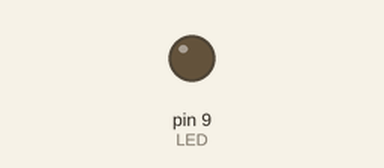
Bench run of a sketch on a simulated Arduino Uno, built with avr-gcc and run on an emulated ATmega328P. Shown: output pins drawn as LEDs (lit = HIGH).

Above: at 0.05 s.
At 0.85 s:
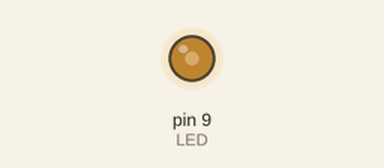
At 1.7 s:
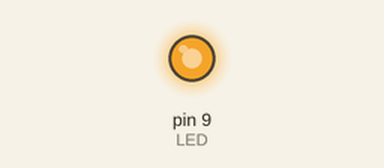
At 3.4 s:
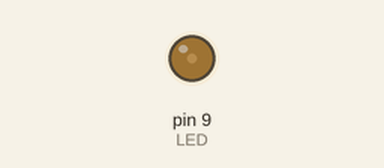
Timing chart, 0 to 8.5 s (numbered marks = the images above):
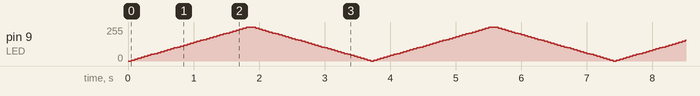

The sketch:

arduino_fade.ino
```cpp
int LED = 9;
int brightness = 0;
int fadePoints = 7;


void setup() {
  pinMode(LED,OUTPUT);

}

void loop() {

  analogWrite(LED,brightness);
  brightness = brightness + fadePoints; //7, 14,21, 28 ... 255

  if(brightness<=0 || brightness >= 255){
    fadePoints= -fadePoints;
  }
  delay(50);

}
```
